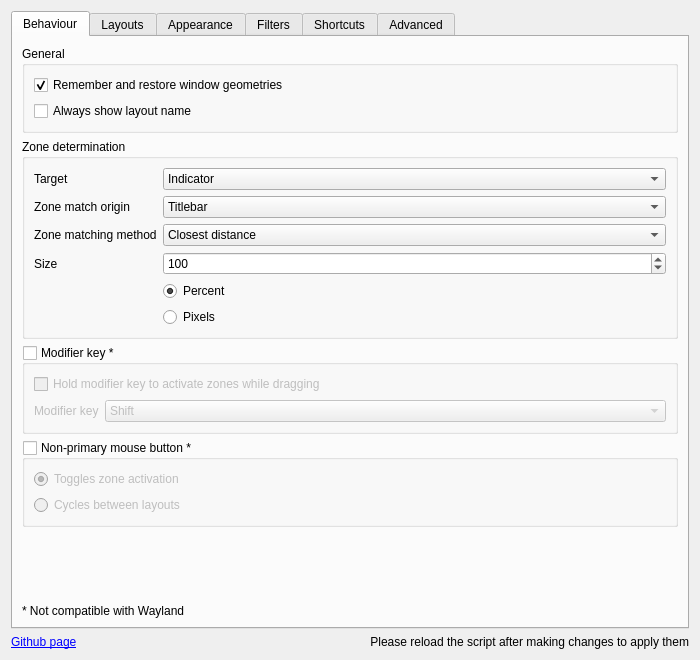
<?xml version="1.0" encoding="UTF-8"?>
<ui version="4.0">
 <class>KWin::KZonesConfigForm</class>
 <widget class="QWidget" name="KWin::KZonesConfigForm">
  <property name="geometry">
   <rect>
    <x>0</x>
    <y>0</y>
    <width>700</width>
    <height>660</height>
   </rect>
  </property>
  <property name="minimumSize">
   <size>
    <width>700</width>
    <height>660</height>
   </size>
  </property>
  <layout class="QVBoxLayout" name="verticalLayout">
   <item>
    <widget class="QTabWidget" name="tabWidget">
     <property name="tabPosition">
      <enum>QTabWidget::North</enum>
     </property>
     <property name="tabShape">
      <enum>QTabWidget::Rounded</enum>
     </property>
     <property name="currentIndex">
      <number>0</number>
     </property>
     <property name="iconSize">
      <size>
       <width>16</width>
       <height>16</height>
      </size>
     </property>
     <property name="elideMode">
      <enum>Qt::ElideNone</enum>
     </property>
     <property name="documentMode">
      <bool>false</bool>
     </property>
     <property name="tabsClosable">
      <bool>false</bool>
     </property>
     <property name="tabBarAutoHide">
      <bool>false</bool>
     </property>
     <widget class="QWidget" name="tab_behaviour">
      <attribute name="icon">
       <iconset theme="systemsettings">
        <normaloff>../../../../../.designer/backup</normaloff>../../../../../.designer/backup</iconset>
      </attribute>
      <attribute name="title">
       <string>Behaviour</string>
      </attribute>
      <layout class="QVBoxLayout" name="verticalLayout_4">
       <item>
        <widget class="QGroupBox" name="groupBox_general">
         <property name="title">
          <string>General</string>
         </property>
         <layout class="QVBoxLayout" name="verticalLayout_11">
          <item>
           <widget class="QCheckBox" name="kcfg_rememberWindowGeometries">
            <property name="sizePolicy">
             <sizepolicy hsizetype="Minimum" vsizetype="Minimum">
              <horstretch>0</horstretch>
              <verstretch>0</verstretch>
             </sizepolicy>
            </property>
            <property name="text">
             <string>Remember and restore window geometries</string>
            </property>
            <property name="checked">
             <bool>true</bool>
            </property>
           </widget>
          </item>
          <item>
           <widget class="QCheckBox" name="kcfg_alwaysShowLayoutName">
            <property name="text">
             <string>Always show layout name</string>
            </property>
           </widget>
          </item>
         </layout>
        </widget>
       </item>
       <item>
        <widget class="QGroupBox" name="groupBox_target">
         <property name="title">
          <string>Zone determination</string>
         </property>
         <layout class="QVBoxLayout" name="verticalLayout_14">
          <item>
           <layout class="QFormLayout" name="formLayout_6">
            <item row="0" column="1">
             <widget class="QComboBox" name="kcfg_zoneTarget">
              <property name="sizePolicy">
               <sizepolicy hsizetype="Expanding" vsizetype="Fixed">
                <horstretch>0</horstretch>
                <verstretch>0</verstretch>
               </sizepolicy>
              </property>
              <property name="toolTip">
               <string>The part of the zone you need to hover over to highlight it</string>
              </property>
              <item>
               <property name="text">
                <string>Indicator</string>
               </property>
              </item>
              <item>
               <property name="text">
                <string>Zone</string>
               </property>
              </item>
             </widget>
            </item>
            <item row="1" column="0">
             <widget class="QLabel" name="label_5">
              <property name="toolTip">
               <string/>
              </property>
              <property name="text">
               <string>Zone match origin</string>
              </property>
             </widget>
            </item>
            <item row="1" column="1">
             <widget class="QComboBox" name="kcfg_zoneMatchOrigin">
              <property name="sizePolicy">
               <sizepolicy hsizetype="Expanding" vsizetype="Fixed">
                <horstretch>0</horstretch>
                <verstretch>0</verstretch>
               </sizepolicy>
              </property>
              <property name="toolTip">
               <string>Geometric position origin when determining in which zone the window is located</string>
              </property>
              <property name="frame">
               <bool>true</bool>
              </property>
              <item>
               <property name="text">
                <string>Titlebar</string>
               </property>
              </item>
              <item>
               <property name="text">
                <string>Window</string>
               </property>
              </item>
              <item>
               <property name="text">
                <string>Cursor *</string>
               </property>
              </item>
             </widget>
            </item>
            <item row="2" column="0">
             <widget class="QLabel" name="label_5">
              <property name="toolTip">
               <string/>
              </property>
              <property name="text">
               <string>Zone matching method</string>
              </property>
             </widget>
            </item>
            <item row="2" column="1">
             <widget class="QComboBox" name="kcfg_zoneMatchMethod">
              <property name="toolTip">
               <string>Method to determine in which zone the window is located</string>
              </property>
              <property name="sizePolicy">
               <sizepolicy hsizetype="Expanding" vsizetype="Fixed">
                <horstretch>0</horstretch>
                <verstretch>0</verstretch>
               </sizepolicy>
              </property>
              <property name="frame">
               <bool>true</bool>
              </property>
              <item>
               <property name="text">
                <string>Closest distance</string>
               </property>
              </item>
              <item>
               <property name="text">
                <string>Most area overlap</string>
               </property>
              </item>
             </widget>
            </item>
            <item row="3" column="0">
             <widget class="QLabel" name="label_14">
              <property name="toolTip">
               <string/>
              </property>
              <property name="text">
               <string>Size</string>
              </property>
             </widget>
            </item>
            <item row="3" column="1">
             <widget class="QSpinBox" name="kcfg_handleSize">
              <property name="sizePolicy">
               <sizepolicy hsizetype="Expanding" vsizetype="Fixed">
                <horstretch>0</horstretch>
                <verstretch>0</verstretch>
               </sizepolicy>
              </property>
              <property name="toolTip">
               <string>Set the size of the handle, only applicable when target method is Titlebar or Window</string>
              </property>
              <property name="suffix">
               <string/>
              </property>
              <property name="maximum">
               <number>2147483647</number>
              </property>
              <property name="stepType">
               <enum>QAbstractSpinBox::DefaultStepType</enum>
              </property>
              <property name="value">
               <number>100</number>
              </property>
             </widget>
            </item>
            <item row="4" column="1">
             <widget class="QRadioButton" name="kcfg_handleUnitPercent">
              <property name="text">
               <string>Percent</string>
              </property>
              <property name="checked">
               <bool>true</bool>
              </property>
             </widget>
            </item>
            <item row="5" column="1">
             <widget class="QRadioButton" name="kcfg_handleUnitPixels">
              <property name="text">
               <string>Pixels</string>
              </property>
             </widget>
            </item>
            <item row="0" column="0">
             <widget class="QLabel" name="label_20">
              <property name="text">
               <string>Target</string>
              </property>
             </widget>
            </item>
           </layout>
          </item>
         </layout>
        </widget>
       </item>
       <item>
        <widget class="QGroupBox" name="kcfg_modifierEnabled">
         <property name="title">
          <string>Modifier key *</string>
         </property>
         <property name="flat">
          <bool>false</bool>
         </property>
         <property name="checkable">
          <bool>true</bool>
         </property>
         <property name="checked">
          <bool>false</bool>
         </property>
         <layout class="QVBoxLayout" name="verticalLayout_12">
          <item>
           <widget class="QCheckBox" name="kcfg_invertedMode">
            <property name="text">
             <string>Hold modifier key to activate zones while dragging</string>
            </property>
           </widget>
          </item>
          <item>
           <layout class="QFormLayout" name="formLayout_4">
            <item row="0" column="0">
             <widget class="QLabel" name="label_27">
              <property name="text">
               <string>Modifier key</string>
              </property>
             </widget>
            </item>
            <item row="0" column="1">
             <widget class="QComboBox" name="kcfg_modifierKey">
              <property name="sizePolicy">
               <sizepolicy hsizetype="Minimum" vsizetype="Fixed">
                <horstretch>0</horstretch>
                <verstretch>0</verstretch>
               </sizepolicy>
              </property>
              <property name="minimumSize">
               <size>
                <width>100</width>
                <height>0</height>
               </size>
              </property>
              <property name="currentIndex">
               <number>5</number>
              </property>
              <item>
               <property name="text">
                <string>Alt</string>
               </property>
              </item>
              <item>
               <property name="text">
                <string>AltGr</string>
               </property>
              </item>
              <item>
               <property name="text">
                <string>Ctrl</string>
               </property>
              </item>
              <item>
               <property name="text">
                <string>Hyper</string>
               </property>
              </item>
              <item>
               <property name="text">
                <string>Meta</string>
               </property>
              </item>
              <item>
               <property name="text">
                <string>Shift</string>
               </property>
              </item>
              <item>
               <property name="text">
                <string>Super</string>
               </property>
              </item>
             </widget>
            </item>
           </layout>
          </item>
         </layout>
        </widget>
       </item>
       <item>
        <widget class="QGroupBox" name="kcfg_npmbEnabled">
         <property name="title">
          <string>Non-primary mouse button *</string>
         </property>
         <property name="checkable">
          <bool>true</bool>
         </property>
         <property name="checked">
          <bool>false</bool>
         </property>
         <layout class="QVBoxLayout" name="verticalLayout_13">
          <item>
           <widget class="QRadioButton" name="kcfg_npmbToggle">
            <property name="text">
             <string>Toggles zone activation</string>
            </property>
            <property name="checked">
             <bool>true</bool>
            </property>
           </widget>
          </item>
          <item>
           <widget class="QRadioButton" name="kcfg_npmbCycle">
            <property name="text">
             <string>Cycles between layouts</string>
            </property>
           </widget>
          </item>
         </layout>
        </widget>
       </item>
       <item>
        <spacer name="verticalSpacer_3">
         <property name="orientation">
          <enum>Qt::Vertical</enum>
         </property>
         <property name="sizeHint" stdset="0">
          <size>
           <width>20</width>
           <height>40</height>
          </size>
         </property>
        </spacer>
       </item>
       <item>
        <widget class="QLabel" name="label">
         <property name="text">
          <string>* Not compatible with Wayland</string>
         </property>
        </widget>
       </item>
      </layout>
      <zorder>kcfg_modifierEnabled</zorder>
      <zorder>kcfg_npmbEnabled</zorder>
      <zorder>groupBox_general</zorder>
      <zorder>verticalSpacer_3</zorder>
      <zorder>groupBox_target</zorder>
      <zorder>label</zorder>
     </widget>
     <widget class="QWidget" name="tab_layouts">
      <attribute name="icon">
       <iconset theme="preferences-desktop-virtual">
        <normaloff>../../../../../.designer/backup</normaloff>../../../../../.designer/backup</iconset>
      </attribute>
      <attribute name="title">
       <string>Layouts</string>
      </attribute>
      <layout class="QVBoxLayout" name="verticalLayout_2">
       <item>
        <widget class="QLabel" name="label_3">
         <property name="font">
          <font>
           <pointsize>12</pointsize>
          </font>
         </property>
         <property name="text">
          <string>JSON</string>
         </property>
        </widget>
       </item>
       <item>
        <widget class="QPlainTextEdit" name="kcfg_layoutsJson"/>
       </item>
      </layout>
     </widget>
     <widget class="QWidget" name="tab_appearance">
      <attribute name="icon">
       <iconset theme="preferences-desktop-theme">
        <normaloff>../../../../../.designer/backup</normaloff>../../../../../.designer/backup</iconset>
      </attribute>
      <attribute name="title">
       <string>Appearance</string>
      </attribute>
      <layout class="QVBoxLayout" name="verticalLayout_6">
       <item>
        <widget class="QGroupBox" name="groupBox">
         <property name="title">
          <string/>
         </property>
         <layout class="QVBoxLayout" name="verticalLayout_8">
          <item>
           <widget class="QLabel" name="label_22">
            <property name="font">
             <font>
              <pointsize>11</pointsize>
             </font>
            </property>
            <property name="text">
             <string>Animations</string>
            </property>
           </widget>
          </item>
          <item>
           <layout class="QFormLayout" name="formLayout_2">
            <item row="1" column="0">
             <widget class="QLabel" name="label_21">
              <property name="text">
               <string>OSD timeout</string>
              </property>
             </widget>
            </item>
            <item row="1" column="1">
             <widget class="QSpinBox" name="kcfg_osdTimeout">
              <property name="sizePolicy">
               <sizepolicy hsizetype="Expanding" vsizetype="Fixed">
                <horstretch>0</horstretch>
                <verstretch>0</verstretch>
               </sizepolicy>
              </property>
              <property name="suffix">
               <string> ms</string>
              </property>
              <property name="minimum">
               <number>500</number>
              </property>
              <property name="maximum">
               <number>10000</number>
              </property>
              <property name="value">
               <number>1000</number>
              </property>
             </widget>
            </item>
            <item row="0" column="0">
             <widget class="QLabel" name="label_24">
              <property name="text">
               <string>Fade duration</string>
              </property>
             </widget>
            </item>
            <item row="0" column="1">
             <widget class="QSpinBox" name="kcfg_fadeDuration">
              <property name="sizePolicy">
               <sizepolicy hsizetype="Expanding" vsizetype="Fixed">
                <horstretch>0</horstretch>
                <verstretch>0</verstretch>
               </sizepolicy>
              </property>
              <property name="suffix">
               <string> ms</string>
              </property>
              <property name="maximum">
               <number>2000</number>
              </property>
              <property name="value">
               <number>100</number>
              </property>
             </widget>
            </item>
           </layout>
          </item>
         </layout>
        </widget>
       </item>
       <item>
        <widget class="QGroupBox" name="groupBox_2">
         <property name="title">
          <string/>
         </property>
         <layout class="QVBoxLayout" name="verticalLayout_10">
          <item>
           <widget class="QLabel" name="label_17">
            <property name="font">
             <font>
              <pointsize>11</pointsize>
             </font>
            </property>
            <property name="text">
             <string>Colors</string>
            </property>
           </widget>
          </item>
          <item>
           <layout class="QVBoxLayout" name="verticalLayout_3">
            <item>
             <layout class="QHBoxLayout" name="horizontalLayout_2">
              <item>
               <layout class="QFormLayout" name="formLayout_8">
                <item row="0" column="0">
                 <widget class="QLabel" name="label_7">
                  <property name="text">
                   <string>Background</string>
                  </property>
                 </widget>
                </item>
                <item row="0" column="1">
                 <widget class="KColorButton" name="kcolorbutton">
                  <property name="sizePolicy">
                   <sizepolicy hsizetype="Fixed" vsizetype="Fixed">
                    <horstretch>0</horstretch>
                    <verstretch>0</verstretch>
                   </sizepolicy>
                  </property>
                  <property name="text">
                   <string/>
                  </property>
                  <property name="alphaChannelEnabled">
                   <bool>true</bool>
                  </property>
                 </widget>
                </item>
                <item row="1" column="0">
                 <widget class="QLabel" name="label_10">
                  <property name="text">
                   <string>Font</string>
                  </property>
                 </widget>
                </item>
                <item row="1" column="1">
                 <widget class="KColorButton" name="kcolorbutton_4">
                  <property name="sizePolicy">
                   <sizepolicy hsizetype="Fixed" vsizetype="Fixed">
                    <horstretch>0</horstretch>
                    <verstretch>0</verstretch>
                   </sizepolicy>
                  </property>
                  <property name="alphaChannelEnabled">
                   <bool>true</bool>
                  </property>
                 </widget>
                </item>
               </layout>
              </item>
              <item>
               <layout class="QFormLayout" name="formLayout_12">
                <item row="0" column="0">
                 <widget class="QLabel" name="label_8">
                  <property name="text">
                   <string>Handle</string>
                  </property>
                 </widget>
                </item>
                <item row="0" column="1">
                 <widget class="KColorButton" name="kcolorbutton_2">
                  <property name="sizePolicy">
                   <sizepolicy hsizetype="Fixed" vsizetype="Fixed">
                    <horstretch>0</horstretch>
                    <verstretch>0</verstretch>
                   </sizepolicy>
                  </property>
                  <property name="alphaChannelEnabled">
                   <bool>true</bool>
                  </property>
                 </widget>
                </item>
                <item row="1" column="0">
                 <widget class="QLabel" name="label_11">
                  <property name="text">
                   <string>Target</string>
                  </property>
                 </widget>
                </item>
                <item row="1" column="1">
                 <widget class="KColorButton" name="kcolorbutton_5">
                  <property name="sizePolicy">
                   <sizepolicy hsizetype="Fixed" vsizetype="Fixed">
                    <horstretch>0</horstretch>
                    <verstretch>0</verstretch>
                   </sizepolicy>
                  </property>
                  <property name="alphaChannelEnabled">
                   <bool>true</bool>
                  </property>
                 </widget>
                </item>
               </layout>
              </item>
              <item>
               <layout class="QFormLayout" name="formLayout_11">
                <item row="0" column="0">
                 <widget class="QLabel" name="label_9">
                  <property name="text">
                   <string>Zone</string>
                  </property>
                 </widget>
                </item>
                <item row="0" column="1">
                 <widget class="KColorButton" name="kcolorbutton_3">
                  <property name="sizePolicy">
                   <sizepolicy hsizetype="Fixed" vsizetype="Fixed">
                    <horstretch>0</horstretch>
                    <verstretch>0</verstretch>
                   </sizepolicy>
                  </property>
                  <property name="alphaChannelEnabled">
                   <bool>true</bool>
                  </property>
                 </widget>
                </item>
                <item row="1" column="0">
                 <widget class="QLabel" name="label_12">
                  <property name="text">
                   <string>Center</string>
                  </property>
                 </widget>
                </item>
                <item row="1" column="1">
                 <widget class="KColorButton" name="kcolorbutton_6">
                  <property name="sizePolicy">
                   <sizepolicy hsizetype="Fixed" vsizetype="Fixed">
                    <horstretch>0</horstretch>
                    <verstretch>0</verstretch>
                   </sizepolicy>
                  </property>
                  <property name="alphaChannelEnabled">
                   <bool>true</bool>
                  </property>
                 </widget>
                </item>
               </layout>
              </item>
              <item>
               <spacer name="horizontalSpacer">
                <property name="orientation">
                 <enum>Qt::Horizontal</enum>
                </property>
                <property name="sizeHint" stdset="0">
                 <size>
                  <width>40</width>
                  <height>20</height>
                 </size>
                </property>
               </spacer>
              </item>
             </layout>
            </item>
           </layout>
          </item>
         </layout>
        </widget>
       </item>
       <item>
        <widget class="QGroupBox" name="groupBox_3">
         <property name="title">
          <string/>
         </property>
         <layout class="QVBoxLayout" name="verticalLayout_15">
          <item>
           <widget class="QLabel" name="label_26">
            <property name="font">
             <font>
              <pointsize>11</pointsize>
             </font>
            </property>
            <property name="text">
             <string>Style</string>
            </property>
           </widget>
          </item>
          <item>
           <widget class="QCheckBox" name="kcfg_alternateIndicatorStyle">
            <property name="text">
             <string>Alternate indicator style</string>
            </property>
           </widget>
          </item>
         </layout>
        </widget>
       </item>
       <item>
        <spacer name="verticalSpacer">
         <property name="orientation">
          <enum>Qt::Vertical</enum>
         </property>
         <property name="sizeHint" stdset="0">
          <size>
           <width>20</width>
           <height>40</height>
          </size>
         </property>
        </spacer>
       </item>
      </layout>
     </widget>
     <widget class="QWidget" name="tab_filters">
      <attribute name="icon">
       <iconset theme="preferences-desktop-filter">
        <normaloff>../../../../../.designer/backup</normaloff>../../../../../.designer/backup</iconset>
      </attribute>
      <attribute name="title">
       <string>Filters</string>
      </attribute>
      <layout class="QVBoxLayout" name="verticalLayout_7">
       <item>
        <widget class="QLabel" name="label_19">
         <property name="font">
          <font>
           <pointsize>11</pointsize>
          </font>
         </property>
         <property name="text">
          <string>Filtering</string>
         </property>
        </widget>
       </item>
       <item>
        <layout class="QFormLayout" name="formLayout">
         <item row="0" column="0">
          <widget class="QLabel" name="label_2">
           <property name="text">
            <string>Mode</string>
           </property>
          </widget>
         </item>
         <item row="0" column="1">
          <widget class="QComboBox" name="kcfg_filterMode">
           <property name="sizePolicy">
            <sizepolicy hsizetype="Expanding" vsizetype="Fixed">
             <horstretch>0</horstretch>
             <verstretch>0</verstretch>
            </sizepolicy>
           </property>
           <item>
            <property name="text">
             <string>Include</string>
            </property>
           </item>
           <item>
            <property name="text">
             <string>Exclude</string>
            </property>
           </item>
          </widget>
         </item>
         <item row="1" column="0">
          <widget class="QLabel" name="label_18">
           <property name="text">
            <string>Filter</string>
           </property>
          </widget>
         </item>
         <item row="1" column="1">
          <widget class="QPlainTextEdit" name="kcfg_filterList">
           <property name="toolTip">
            <string>Enter window classes you wish to include/exclude (seperated by a new line)</string>
           </property>
          </widget>
         </item>
        </layout>
       </item>
      </layout>
     </widget>
     <widget class="QWidget" name="tab_shortcuts">
      <attribute name="icon">
       <iconset theme="configure-shortcuts">
        <normaloff>.</normaloff>.</iconset>
      </attribute>
      <attribute name="title">
       <string>Shortcuts</string>
      </attribute>
      <layout class="QVBoxLayout" name="verticalLayout_9">
       <item>
        <layout class="QVBoxLayout" name="verticalLayout_5" stretch="0">
         <item>
          <widget class="QLabel" name="label_23">
           <property name="text">
            <string>&lt;html&gt;&lt;head/&gt;&lt;body&gt;&lt;p&gt;To set up shortcuts for this script&lt;/p&gt;&lt;p&gt;Go to System Settings / Shortcuts and search for &amp;quot;KZones&amp;quot;&lt;/p&gt;&lt;/body&gt;&lt;/html&gt;</string>
           </property>
           <property name="alignment">
            <set>Qt::AlignCenter</set>
           </property>
          </widget>
         </item>
        </layout>
       </item>
      </layout>
     </widget>
     <widget class="QWidget" name="tab_advanced">
      <attribute name="icon">
       <iconset theme="applications-development">
        <normaloff>../../../../../.designer/backup</normaloff>../../../../../.designer/backup</iconset>
      </attribute>
      <attribute name="title">
       <string>Advanced</string>
      </attribute>
      <layout class="QVBoxLayout" name="verticalLayout_9">
       <item>
        <layout class="QVBoxLayout" name="verticalLayout_5" stretch="0,0">
         <item>
          <widget class="QGroupBox" name="groupBox_7">
           <property name="title">
            <string/>
           </property>
           <layout class="QVBoxLayout" name="verticalLayout_16">
            <item>
             <widget class="QLabel" name="label_15">
              <property name="font">
               <font>
                <pointsize>11</pointsize>
               </font>
              </property>
              <property name="text">
               <string>Performance</string>
              </property>
             </widget>
            </item>
            <item>
             <layout class="QFormLayout" name="formLayout_3">
              <item row="0" column="0">
               <widget class="QLabel" name="label_4">
                <property name="toolTip">
                 <string>Speed of which the zone checking is done</string>
                </property>
                <property name="text">
                 <string>Polling rate</string>
                </property>
               </widget>
              </item>
              <item row="0" column="1">
               <widget class="QSpinBox" name="kcfg_pollingRate">
                <property name="sizePolicy">
                 <sizepolicy hsizetype="Expanding" vsizetype="Fixed">
                  <horstretch>0</horstretch>
                  <verstretch>0</verstretch>
                 </sizepolicy>
                </property>
                <property name="toolTip">
                 <string>Speed of which the zone checking is done</string>
                </property>
                <property name="suffix">
                 <string> ms</string>
                </property>
                <property name="minimum">
                 <number>10</number>
                </property>
                <property name="maximum">
                 <number>1000</number>
                </property>
                <property name="singleStep">
                 <number>10</number>
                </property>
                <property name="value">
                 <number>100</number>
                </property>
               </widget>
              </item>
             </layout>
            </item>
           </layout>
          </widget>
         </item>
         <item>
          <widget class="QGroupBox" name="groupBox_8">
           <property name="title">
            <string/>
           </property>
           <layout class="QVBoxLayout" name="verticalLayout_17">
            <item>
             <widget class="QLabel" name="label_16">
              <property name="sizePolicy">
               <sizepolicy hsizetype="Minimum" vsizetype="Minimum">
                <horstretch>0</horstretch>
                <verstretch>0</verstretch>
               </sizepolicy>
              </property>
              <property name="font">
               <font>
                <pointsize>11</pointsize>
               </font>
              </property>
              <property name="text">
               <string>Debug</string>
              </property>
             </widget>
            </item>
            <item>
             <widget class="QCheckBox" name="kcfg_enableDebugMode">
              <property name="sizePolicy">
               <sizepolicy hsizetype="Minimum" vsizetype="Minimum">
                <horstretch>0</horstretch>
                <verstretch>0</verstretch>
               </sizepolicy>
              </property>
              <property name="text">
               <string>Enable debug mode</string>
              </property>
             </widget>
            </item>
           </layout>
          </widget>
         </item>
        </layout>
       </item>
       <item>
        <spacer name="verticalSpacer_2">
         <property name="orientation">
          <enum>Qt::Vertical</enum>
         </property>
         <property name="sizeHint" stdset="0">
          <size>
           <width>20</width>
           <height>40</height>
          </size>
         </property>
        </spacer>
       </item>
      </layout>
     </widget>
    </widget>
   </item>
   <item>
    <layout class="QHBoxLayout" name="horizontalLayout">
     <item>
      <widget class="QLabel" name="label_25">
       <property name="toolTip">
        <string>https://github.com/gerritdevriese/kzones</string>
       </property>
       <property name="text">
        <string>&lt;a href=&quot;https://github.com/gerritdevriese/kzones&quot;&gt;Github page&lt;/a&gt;</string>
       </property>
       <property name="margin">
        <number>8</number>
       </property>
       <property name="openExternalLinks">
        <bool>true</bool>
       </property>
      </widget>
     </item>
     <item>
      <widget class="QLabel" name="label_13">
       <property name="font">
        <font>
         <weight>50</weight>
         <italic>false</italic>
         <bold>false</bold>
         <underline>false</underline>
         <strikeout>false</strikeout>
        </font>
       </property>
       <property name="toolTip">
        <string/>
       </property>
       <property name="text">
        <string>Please reload the script after making changes to apply them</string>
       </property>
       <property name="scaledContents">
        <bool>false</bool>
       </property>
       <property name="alignment">
        <set>Qt::AlignRight|Qt::AlignTrailing|Qt::AlignVCenter</set>
       </property>
       <property name="margin">
        <number>8</number>
       </property>
      </widget>
     </item>
    </layout>
   </item>
  </layout>
 </widget>
 <customwidgets>
  <customwidget>
   <class>KColorButton</class>
   <extends>QPushButton</extends>
   <header>kcolorbutton.h</header>
  </customwidget>
 </customwidgets>
 <resources/>
 <connections/>
</ui>
